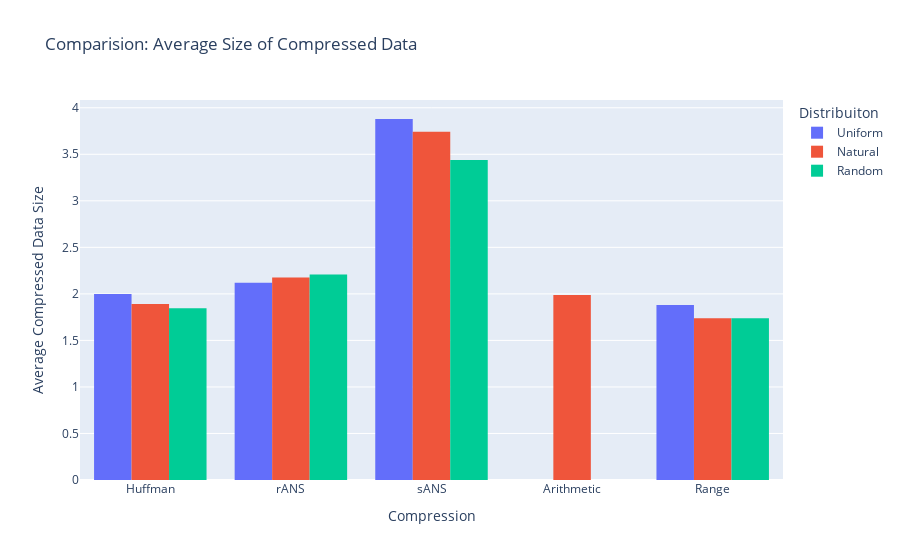

The cell this chart's notebook holds for it:
### Code cell
import plotly.express as px
df = comp_df
fig = px.histogram(df, x="Compression", y="Average Compressed Data Size",
             color='Distribuiton', barmode='group', title="Comparision: Average Size of Compressed Data")
fig.update_layout( yaxis_title="Average Compressed Data Size" )
fig.show()

### Figure 1 — Plotly figure (JSON) as saved in the notebook; plotly's stock layout.template omitted (floating-point values rounded to 4 significant figures)
{"data": [{"alignmentgroup": "True", "bingroup": "x", "histfunc": "sum", "hovertemplate": "Distribuiton=Uniform<br>Compression=%{x}<br>sum of Average Compressed Data Size=%{y}<extra></extra>", "legendgroup": "Uniform", "marker": {"color": "#636efa", "pattern": {"shape": ""}}, "name": "Uniform", "offsetgroup": "Uniform", "orientation": "v", "showlegend": true, "type": "histogram", "x": ["Huffman", "rANS", "sANS", "Arithmetic", "Range"], "xaxis": "x", "y": [2, 2.121, 3.879, null, 1.879], "yaxis": "y"}, {"alignmentgroup": "True", "bingroup": "x", "histfunc": "sum", "hovertemplate": "Distribuiton=Natural<br>Compression=%{x}<br>sum of Average Compressed Data Size=%{y}<extra></extra>", "legendgroup": "Natural", "marker": {"color": "#EF553B", "pattern": {"shape": ""}}, "name": "Natural", "offsetgroup": "Natural", "orientation": "v", "showlegend": true, "type": "histogram", "x": ["Huffman", "rANS", "sANS", "Arithmetic", "Range"], "xaxis": "x", "y": [1.892, 2.175, 3.742, 1.988, 1.738], "yaxis": "y"}, {"alignmentgroup": "True", "bingroup": "x", "histfunc": "sum", "hovertemplate": "Distribuiton=Random<br>Compression=%{x}<br>sum of Average Compressed Data Size=%{y}<extra></extra>", "legendgroup": "Random", "marker": {"color": "#00cc96", "pattern": {"shape": ""}}, "name": "Random", "offsetgroup": "Random", "orientation": "v", "showlegend": true, "type": "histogram", "x": ["Huffman", "rANS", "sANS", "Arithmetic", "Range"], "xaxis": "x", "y": [1.846, 2.208, 3.438, null, 1.738], "yaxis": "y"}], "layout": {"barmode": "group", "legend": {"title": {"text": "Distribuiton"}, "tracegroupgap": 0}, "title": {"text": "Comparision: Average Size of Compressed Data"}, "xaxis": {"anchor": "y", "domain": [0, 1], "title": {"text": "Compression"}}, "yaxis": {"anchor": "x", "domain": [0, 1], "title": {"text": "Average Compressed Data Size"}}}}
